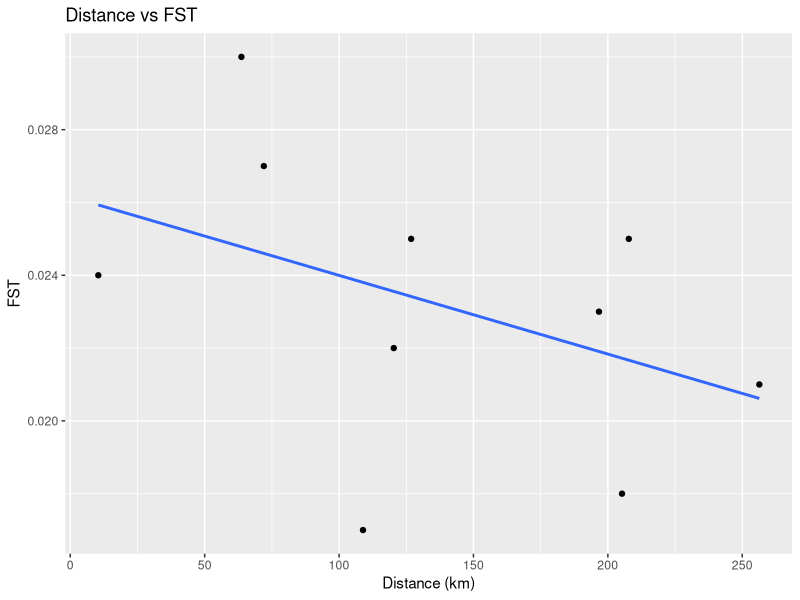
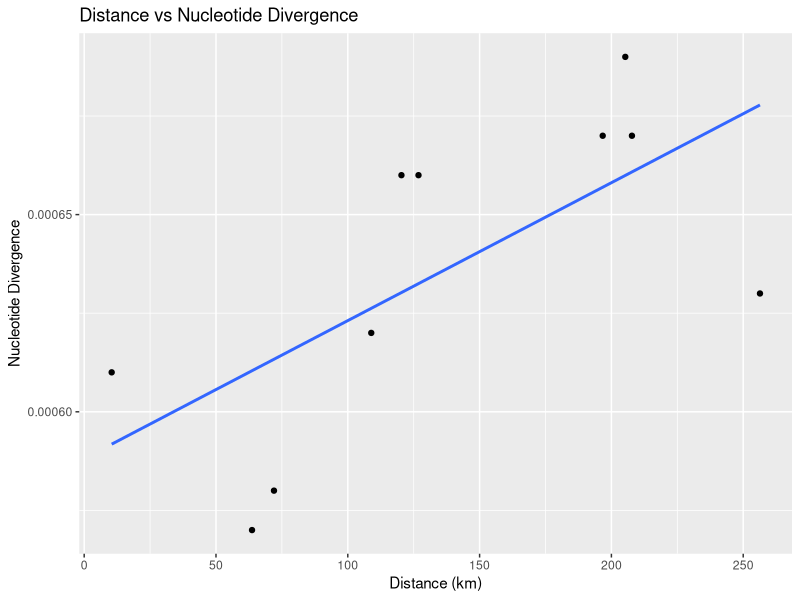
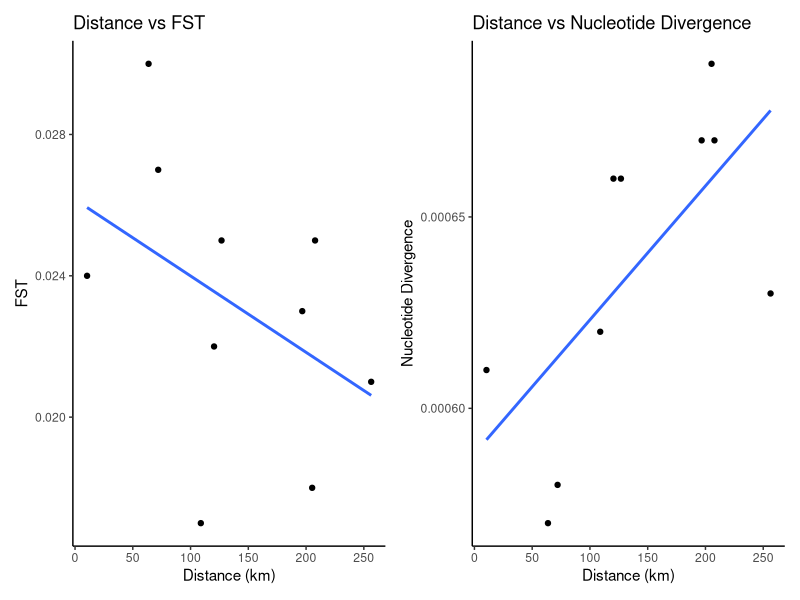

Reproduce these figures in R, in order.
# working directory
setwd("/Users/natal/R/turtles")

library(tidyverse)

# distance matrix
dist_mat <- tribble(
  ~Site,     ~Alazan, ~Buller, ~Gordy, ~Warren, ~Wharton,
  "Alazan",    NA,        NA,     NA,     NA,      NA,
  "Buller", 207.79,      NA,      NA,     NA,      NA,
  "Gordy",  205.27,   126.82,    NA,      NA,      NA,
  "Warren", 196.7,     10.43,  120.35,   NA,       NA,
  "Wharton",256.36,   63.67,   108.9,   72,        NA
)

dist_long <- dist_mat |>
  pivot_longer(-Site, names_to = "Site2", values_to = "Distance_km") |>
  filter(!is.na(Distance_km)) |>
  mutate(SamplePair = paste(pmin(Site, Site2), pmax(Site, Site2), sep = "_")) |>
  select(SamplePair, Distance_km)

# FST/divergence matrix 

fst_div_mat <- tribble(
  ~Site,     ~Alazan, ~Buller, ~Gordy, ~Warren, ~Wharton,
  "Alazan",    NA,     0.025,   0.018,   0.023,    0.021,
  "Buller", 0.00067,     NA,     0.025,   0.024,    0.03,
  "Gordy",  0.00069,   0.00066,     NA,     0.022,    0.017,
  "Warren", 0.00067,   0.00061,  0.00066,     NA,      0.027,
  "Wharton",0.00063,  0.00057,  0.00062,   0.00058,      NA
)

fst_div_long <- fst_div_mat |>
  pivot_longer(-Site, names_to = "Site2", values_to = "Value") |>
  filter(!is.na(Value)) |>
  mutate(SamplePair = paste(pmin(Site, Site2), pmax(Site, Site2), sep = "_")) |>
  select(SamplePair, Site, Site2, Value) |>
  mutate(
    Metric = if_else(Site < Site2, "FST", "Divergence")
  )

# join distance and FST/divergence
combined <- left_join(fst_div_long, dist_long, by = "SamplePair")

str(combined)

# plot
ggplot(combined |> filter(Metric == "FST"), aes(x = Distance_km, y = Value)) +
  geom_point() +
  geom_smooth(method = "lm", se = FALSE) +
  labs(x = "Distance (km)", y = "FST", title = "Distance vs FST")

ggplot(combined |> filter(Metric == "Divergence"), aes(x = Distance_km, y = Value)) +
  geom_point() +
  geom_smooth(method = "lm", se = FALSE) +
  labs(x = "Distance (km)", y = "Nucleotide Divergence", title = "Distance vs Nucleotide Divergence")

library(patchwork)  # for side-by-side plots

# fst
fst_plot <- ggplot(combined |> filter(Metric == "FST"), aes(x = Distance_km, y = Value)) +
  geom_point() +
  geom_smooth(method = "lm", se = FALSE) +
  labs(x = "Distance (km)", y = "FST", title = "Distance vs FST") +
  theme_classic()

# dxy
dxy_plot <- ggplot(combined |> filter(Metric == "Divergence"), aes(x = Distance_km, y = Value)) +
  geom_point() +
  geom_smooth(method = "lm", se = FALSE) +
  labs(x = "Distance (km)", y = "Nucleotide Divergence", title = "Distance vs Nucleotide Divergence") +
  theme_classic()

# side by side
fst_plot + dxy_plot




### mantel test with fst
library("vegan")

## get fst and dxy in correct format
sites <- unique(c(fst_div_long$Site, fst_div_long$Site2))

fst_mat <- matrix(NA, nrow = length(sites), ncol = length(sites),
                  dimnames = list(sites, sites))

for (i in 1:nrow(fst_div_long)) {
  s1 <- fst_div_long$Site[i]
  s2 <- fst_div_long$Site2[i]
  val <- fst_div_long$Value[i]
  if (fst_div_long$Metric[i] == "FST") {
    fst_mat[s1, s2] <- val
    fst_mat[s2, s1] <- val  # Symmetrize
  }
}

fst_dist <- as.dist(fst_mat)

# get distances in right format
geo_sites <- unique(c(dist_long$SamplePair |> str_split("_", simplify = TRUE)) |> as.vector())

geo_mat <- matrix(NA, nrow = length(geo_sites), ncol = length(geo_sites),
                  dimnames = list(geo_sites, geo_sites))

for (i in 1:nrow(dist_long)) {
  pair <- str_split(dist_long$SamplePair[i], "_", simplify = TRUE)
  s1 <- pair[1]
  s2 <- pair[2]
  d <- dist_long$Distance_km[i]
  geo_mat[s1, s2] <- d
  geo_mat[s2, s1] <- d  # Symmetrize
}

geo_dist <- as.dist(geo_mat)

mantel_result <- mantel(fst_dist, geo_dist, method = "pearson", permutations = 9999)
print(mantel_result)

### mantel test with dxy

dxy_mat <- matrix(NA, nrow = length(sites), ncol = length(sites),
                  dimnames = list(sites, sites))

for (i in 1:nrow(fst_div_long)) {
  s1 <- fst_div_long$Site[i]
  s2 <- fst_div_long$Site2[i]
  val <- fst_div_long$Value[i]
  if (fst_div_long$Metric[i] == "Divergence") {
    dxy_mat[s1, s2] <- val
    dxy_mat[s2, s1] <- val  # Symmetrize
  }
}

dxy_dist <- as.dist(dxy_mat)

mantel_result_dxy <- mantel(dxy_dist, geo_dist, method = "pearson", permutations = 9999)
print(mantel_result_dxy)


